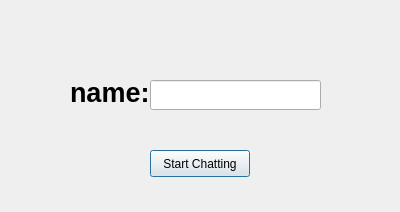
<?xml version="1.0" encoding="UTF-8"?>
<ui version="4.0">
 <class>Login</class>
 <widget class="QDialog" name="Login">
  <property name="geometry">
   <rect>
    <x>0</x>
    <y>0</y>
    <width>400</width>
    <height>212</height>
   </rect>
  </property>
  <property name="windowTitle">
   <string>Login</string>
  </property>
  <widget class="QLabel" name="name">
   <property name="geometry">
    <rect>
     <x>70</x>
     <y>80</y>
     <width>80</width>
     <height>25</height>
    </rect>
   </property>
   <property name="font">
    <font>
     <pointsize>20</pointsize>
     <weight>75</weight>
     <bold>true</bold>
    </font>
   </property>
   <property name="text">
    <string>name:</string>
   </property>
  </widget>
  <widget class="QLineEdit" name="nameInput">
   <property name="geometry">
    <rect>
     <x>150</x>
     <y>80</y>
     <width>171</width>
     <height>30</height>
    </rect>
   </property>
  </widget>
  <widget class="QPushButton" name="startButton">
   <property name="geometry">
    <rect>
     <x>150</x>
     <y>150</y>
     <width>100</width>
     <height>27</height>
    </rect>
   </property>
   <property name="text">
    <string>Start Chatting</string>
   </property>
  </widget>
 </widget>
 <resources/>
 <connections/>
</ui>
